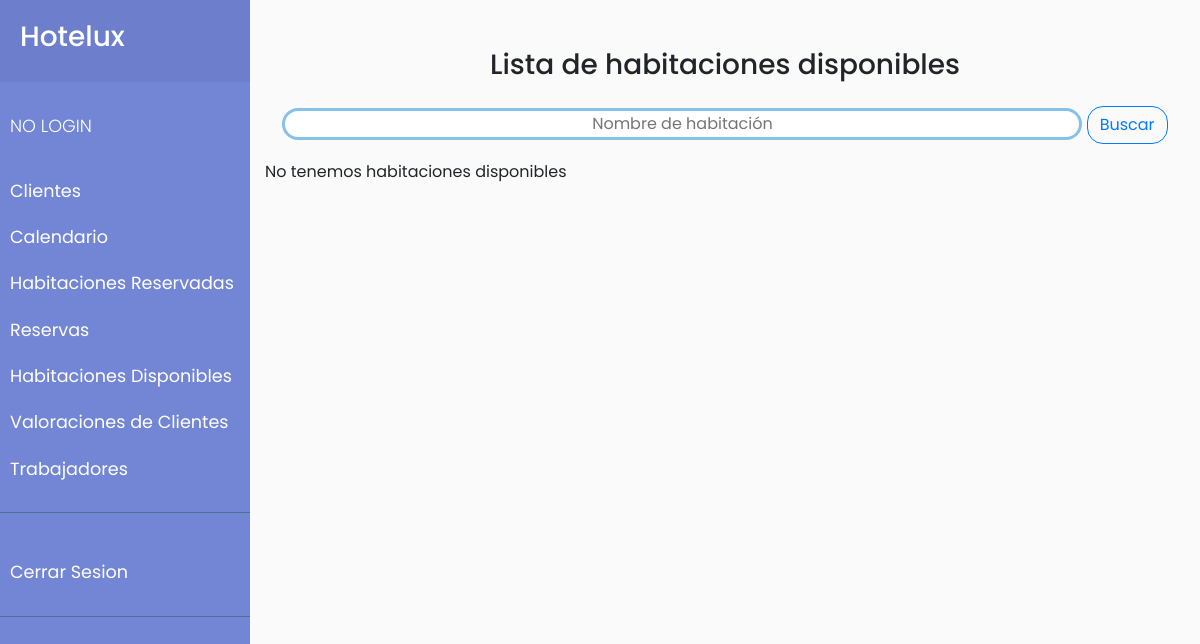
Before: /habitaciones_disponibles.php?busca=Suite Simple with the older database file.
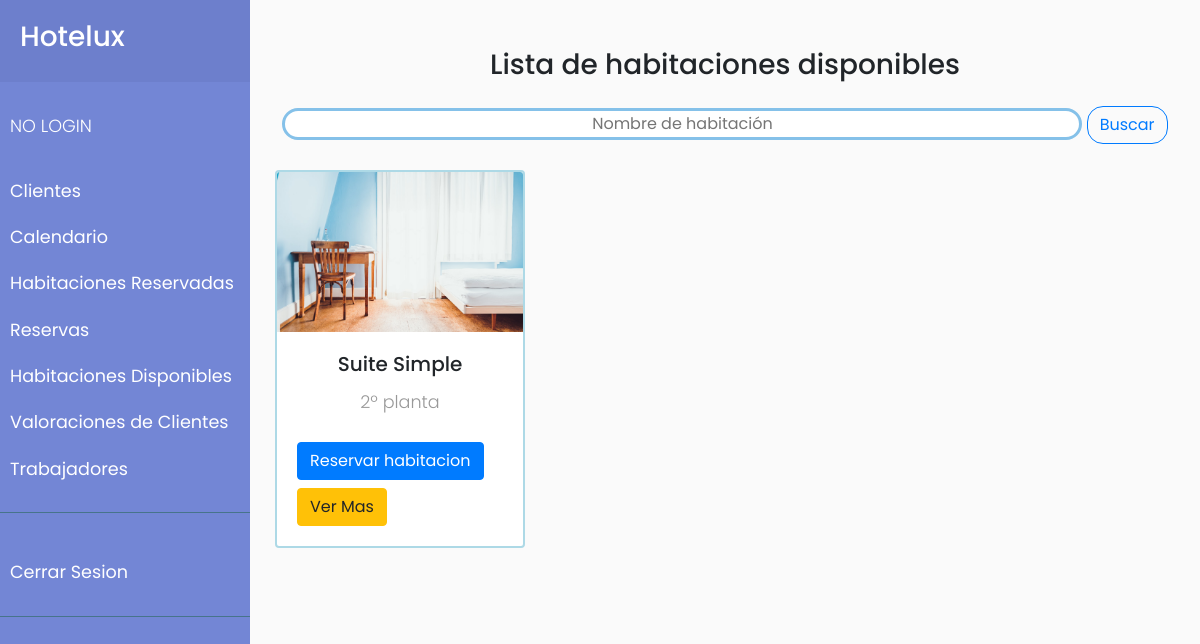
After: the same page with the newer database file.
### tables this page shows
CREATE TABLE IF NOT EXISTS `habitaciones` (
  `id` int(11) NOT NULL AUTO_INCREMENT,
  `name` varchar(50) NOT NULL,
  `planta` set('1','2','3','4') NOT NULL,
  `number` int(3) NOT NULL,
  `price` double NOT NULL,
  `description` varchar(500) NOT NULL,
  `photo` varchar(300) NOT NULL,
  `status` tinyint(1) NOT NULL,
  PRIMARY KEY (`id`)
);

### bbdd.php (called while the page is built, shortened)
<?php
function conecta()
{
    $servername = "localhost";
    $user = "root";
    $password = "";
    $dbname = "hotel_erp";
    $conn = new mysqli($servername, $user, $password, $dbname);
    return $conn;
}
function recogeBusqueda()
{
    $con = conecta();
    $query = "SELECT * FROM habitaciones WHERE status LIKE '0'  AND name LIKE '%" . $_GET['busca'] . "%'";
    $result = $con->query($query);
    return $result;
}

### habitaciones_disponibles.php (the view, shortened to what this page needs)
<?php include "carrito.php";
include "bbdd.php";
include 'cabecera.php';
?>
<link href="./CSS/estilos.css" rel="stylesheet" type="text/css">
<div class="container" id="habitaciones">
    <div class="row">
        <div class="col-12">
            <h3 class="text text-center mt-5 mb-4">Lista de habitaciones disponibles</h3>
        </div>
        <div class="text text-center col-12 mb-3">
            <input id="txtBuscar" type="text" name="txtBuscar" value="" placeholder="Nombre de habitación" class="text text-center" style="border: 3px solid #85C1E9 ; border-radius: 1em; width: 50em; ">
            <button type="button" class="btn btn-outline-primary" style="border-radius: 1em;" name="button" onclick="busqueda()">Buscar</button>
        </div>
        <?php if (isset($_GET['busca'])) {
            $habitaciones = recogeBusqueda();
        } else {
            $habitaciones = recogeDatos();
        }
        if ($habitaciones->num_rows > 0) {
            while ($row = $habitaciones->fetch_assoc()) {
                $id = $row['id'];
                $nombre = $row['name'];
                $planta = $row['planta'];
                $precio = $row['price'];
                $img = $row['photo'];
        ?>
                <div class='cajas card'>
                    <a href='./producto.php?id=<?php $id ?>'>
                        <img class='card-img-top' onclick='agranda(this)' src='<?php echo $img ?>' alt='Card image cap' style="height:10em; width:max-width;">
                    </a>
                    <div class='card-body'>
                        <h5 class='card-title text text-center'>
                            <?php echo $nombre ?>
                        </h5>
                        <p class="text text-center"><?php echo $planta . "º planta" ?></p>
                        <button class='btn btn-primary mt-2 mb-2' name='btnAccion' value='Agregar' data-toggle="modal" data-target="#modal_reserva" onclick="mostrarModal('<?php echo $nombre; ?>', '<?php echo $precio ?>', '<?php echo $id ?>')" type='submit'>Reservar habitacion</button>
                        <a href='./producto.php?id=<?php echo $id ?>' class='btn btn-warning'>Ver Mas</a>
                    </div>
                </div>
        <?php  }
        } else {
            echo ("No tenemos habitaciones disponibles");
        }
        ?>
    </div>
</div>
</div>
</div>

Changed rows visible on the page:
added habitaciones: name "Suite Simple", planta "2"
Other visible differences:
text no longer shown: "No tenemos habitaciones disponibles"
